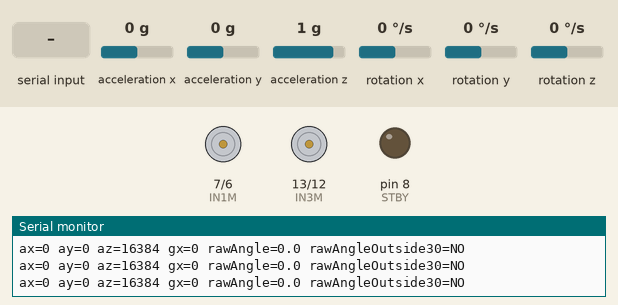
Simulated run of this sketch. Board: Arduino Uno, built with avr-gcc and run on an emulated ATmega328P. Shown: motor-driver pin pairs drawn as motors (green arrow = first pin HIGH = forward, orange = second pin HIGH = backward, longer = more drive, scaled by the enable pin, stopped while the standby pin is LOW), output pins drawn as LEDs (lit = HIGH), the last lines printed to the serial monitor. Wiring (inferred from the names in the program): MPU-6050 motion sensor at I2C address 0x68. The test bench sets the inputs (shaded band); at power-on: acceleration x 0 g, acceleration y 0 g, acceleration z 1 g, rotation x 0 °/s, rotation y 0 °/s, rotation z 0 °/s.

Above: at 2.8 s.
2.9 s: "L" received over Serial
At 3.08 s:
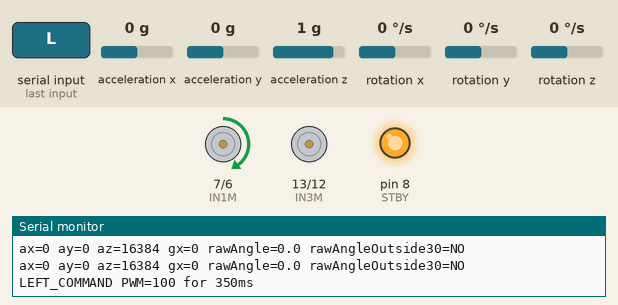
4.7 s: "R" received over Serial
At 4.88 s:
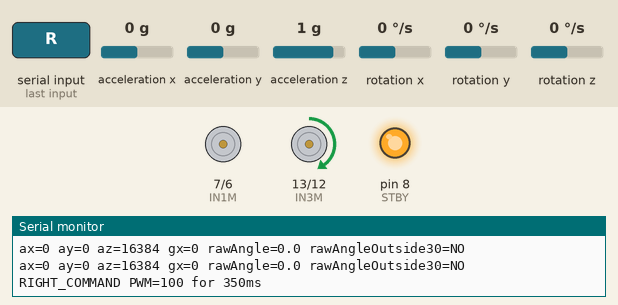
Timing chart, 0 to 7.7 s (numbered marks = the images above; inputs shaded):
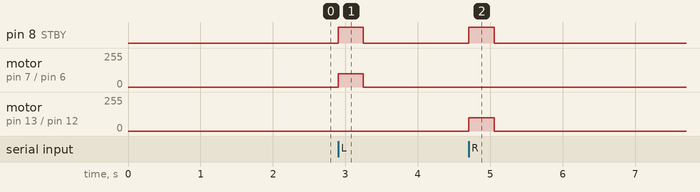

Measured:
- after the input at 2.9 s, pin 8 (STBY): LOW → HIGH at once, → LOW 0.35 s later; motor on pin 7 (IN1M) / pin 6 (IN2M): stopped → forward 100/255 at once, → stopped 0.35 s later
- after the input at 4.7 s, pin 8 (STBY): LOW → HIGH at once, → LOW 0.35 s later; motor on pin 13 (IN3M) / pin 12 (IN4M): stopped → forward 100/255 at once, → stopped 0.35 s later

The sketch:

robot_diagnostic.ino
```cpp
// Diagnostic sketch for the pin mapping in two_wheel_robot.ino.
// Select Arduino Uno. Serial Monitor: 9600 baud.
// Support the chassis with BOTH wheels off the ground before motor tests.
// This sketch does not balance the robot. Motors remain off until L or R.
#include <Wire.h>
#include <math.h>

const uint8_t IN1M = 7, IN2M = 6, IN3M = 13, IN4M = 12;
const uint8_t PWMA = 9, PWMB = 10, STBY = 8;
const uint8_t TEST_PWM = 100;
const unsigned long TEST_MS = 350;

uint8_t imuAddress = 0;
bool motorRunning = false;
unsigned long motorStarted = 0;
unsigned long lastReport = 0;

void stopMotors() {
  analogWrite(PWMA, 0);
  analogWrite(PWMB, 0);
  digitalWrite(STBY, LOW);
  digitalWrite(IN1M, LOW);
  digitalWrite(IN2M, LOW);
  digitalWrite(IN3M, LOW);
  digitalWrite(IN4M, LOW);
  motorRunning = false;
}

bool respondsAt(uint8_t address) {
  Wire.clearWireTimeoutFlag();
  Wire.beginTransmission(address);
  uint8_t status = Wire.endTransmission();
  return status == 0 && !Wire.getWireTimeoutFlag();
}

bool writeRegister(uint8_t address, uint8_t reg, uint8_t value) {
  Wire.clearWireTimeoutFlag();
  Wire.beginTransmission(address);
  Wire.write(reg);
  Wire.write(value);
  uint8_t status = Wire.endTransmission();
  return status == 0 && !Wire.getWireTimeoutFlag();
}

bool readRegisters(uint8_t address, uint8_t reg, uint8_t *data, uint8_t count) {
  Wire.clearWireTimeoutFlag();
  Wire.beginTransmission(address);
  Wire.write(reg);
  if (Wire.endTransmission(false) != 0 || Wire.getWireTimeoutFlag()) return false;
  uint8_t received = Wire.requestFrom(address, count);
  if (received != count || Wire.getWireTimeoutFlag()) {
    while (Wire.available()) Wire.read();
    return false;
  }
  for (uint8_t i = 0; i < count; ++i) data[i] = Wire.read();
  return true;
}

int16_t signedWord(const uint8_t *bytes) {
  return (int16_t)(((uint16_t)bytes[0] << 8) | bytes[1]);
}

void findImu() {
  imuAddress = 0;
  bool at68 = respondsAt(0x68);
  bool at69 = respondsAt(0x69);
  Serial.print(F("I2C 0x68="));
  Serial.print(at68 ? F("ACK") : F("NO_ACK"));
  Serial.print(F(" 0x69="));
  Serial.println(at69 ? F("ACK") : F("NO_ACK"));
  if (!at68 && !at69) {
    Serial.println(F("IMU_NOT_FOUND: check sensor power, GND, SDA and SCL."));
    return;
  }
  uint8_t candidate = at68 ? 0x68 : 0x69;
  uint8_t id = 0;
  if (!readRegisters(candidate, 0x75, &id, 1)) {
    Serial.println(F("IMU_ID_READ_FAILED"));
    return;
  }
  Serial.print(F("WHO_AM_I=0x"));
  Serial.println(id, HEX);
  if (id != 0x68) {
    Serial.println(F("UNEXPECTED_DEVICE_ID: verify the actual sensor model."));
    return;
  }
  // Match the original MPU6050 initialization: awake, +/-250 dps, +/-2g.
  if (!writeRegister(candidate, 0x6B, 0x01) ||
      !writeRegister(candidate, 0x1B, 0x00) ||
      !writeRegister(candidate, 0x1C, 0x00)) {
    Serial.println(F("IMU_INIT_FAILED"));
    return;
  }
  imuAddress = candidate;
  Serial.print(F("IMU_OK address=0x"));
  Serial.println(imuAddress, HEX);
  if (imuAddress == 0x69) {
    Serial.println(F("ADDRESS_MISMATCH: the original sketch expects 0x68."));
  }
}

void reportImu() {
  if (imuAddress == 0) {
    Serial.println(F("IMU_UNAVAILABLE; send I to retry."));
    return;
  }
  uint8_t data[14];
  if (!readRegisters(imuAddress, 0x3B, data, sizeof(data))) {
    Serial.println(F("IMU_READ_FAILED"));
    return;
  }
  int16_t ax = signedWord(data), ay = signedWord(data + 2), az = signedWord(data + 4);
  int16_t gx = signedWord(data + 8);
  float rawAngle = atan2((float)ay, (float)az) * 180.0 / PI;
  Serial.print(F("ax=")); Serial.print(ax);
  Serial.print(F(" ay=")); Serial.print(ay);
  Serial.print(F(" az=")); Serial.print(az);
  Serial.print(F(" gx=")); Serial.print(gx);
  Serial.print(F(" rawAngle=")); Serial.print(rawAngle, 1);
  // Raw accelerometer angle, not the original sketch's filtered angle.
  Serial.print(F(" rawAngleOutside30="));
  Serial.println(rawAngle > 30 || rawAngle < -30 ? F("YES") : F("NO"));
}

void startMotorTest(bool left) {
  if (motorRunning) return;
  stopMotors();
  digitalWrite(left ? IN1M : IN3M, HIGH);
  digitalWrite(left ? IN2M : IN4M, LOW);
  digitalWrite(STBY, HIGH);
  analogWrite(left ? PWMA : PWMB, TEST_PWM);
  motorStarted = millis();
  motorRunning = true;
  Serial.println(left ? F("LEFT_COMMAND PWM=100 for 350ms")
                      : F("RIGHT_COMMAND PWM=100 for 350ms"));
}

void setup() {
  const uint8_t pins[] = {STBY, IN1M, IN2M, IN3M, IN4M, PWMA, PWMB};
  for (uint8_t i = 0; i < sizeof(pins); ++i) {
    digitalWrite(pins[i], LOW);
    pinMode(pins[i], OUTPUT);
  }
  stopMotors();
  Serial.begin(9600);
  Wire.begin();
  Wire.setWireTimeout(10000, true);
  delay(1500);
  Serial.println(F("ROBOT_DIAGNOSTIC READY; motors OFF; no balancing."));
  Serial.println(F("Support chassis, BOTH wheels clear before L/R."));
  Serial.println(F("L=left pulse R=right pulse S=stop I=IMU retry"));
  findImu();
}

void loop() {
  if (motorRunning && millis() - motorStarted >= TEST_MS) {
    stopMotors();
    Serial.println(F("MOTOR_TEST_DONE; motors OFF"));
  }
  if (Serial.available()) {
    char command = Serial.read();
    if (command == 'S' || command == 's') {
      stopMotors();
      Serial.println(F("STOP; motors OFF"));
    } else if (!motorRunning) {
      if (command == 'L' || command == 'l') startMotorTest(true);
      else if (command == 'R' || command == 'r') startMotorTest(false);
      else if (command == 'I' || command == 'i') findImu();
    }
  }
  // Do not perform I2C operations during a motor pulse.
  if (!motorRunning && millis() - lastReport >= 500) {
    lastReport = millis();
    reportImu();
  }
}
```
